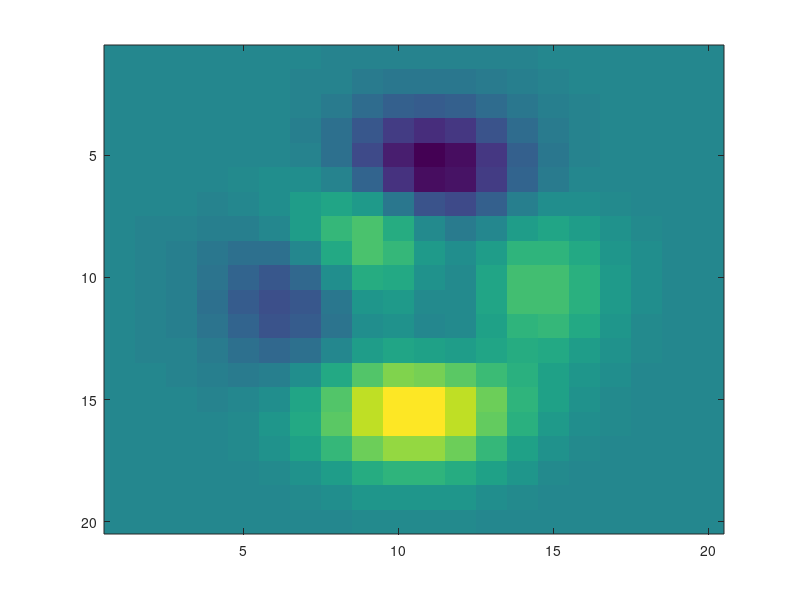
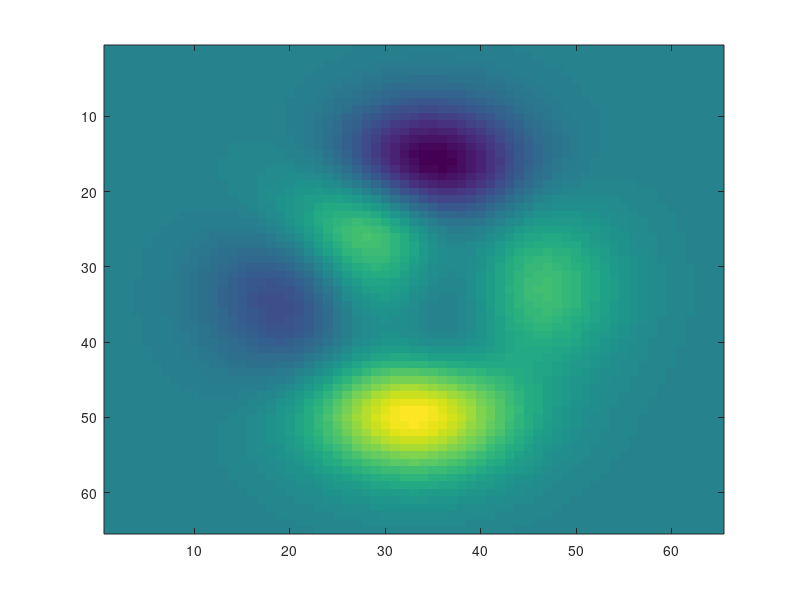

These charts were generated, in order, by the following MATLAB code: (Note: this script raises an error after producing the figures.)
function results = runM35BackendPlannerSmokeTest(outputDirectory)
%RUNM35BACKENDPLANNERSMOKETEST Compile compact auto/vector and auto/hybrid cases.
    repositoryRoot=fileparts(fileparts(mfilename('fullpath')));
    if nargin<1,outputDirectory=fullfile(repositoryRoot,'.audit','m35-planner-smoke');end
    addpath(fullfile(repositoryRoot,'src'));
    if exist(outputDirectory,'dir')==7,rmdir(outputDirectory,'s');end,mkdir(outputDirectory);
    small=figure('Visible','off');smallAxes=axes('Parent',small);imagesc(smallAxes,peaks(20));
    dense=figure('Visible','off');denseAxes=axes('Parent',dense);imagesc(denseAxes,peaks(65));
    cleanup=onCleanup(@()closeFigures([small dense]));
    results.small=m2t.export(small,fullfile(outputDirectory,'small'),'ImageBackend','auto');
    results.dense=m2t.export(dense,fullfile(outputDirectory,'dense'),'ImageBackend','auto');
    if ~(results.small.success&&results.dense.success&& ...
            strcmp(results.small.render.imageBackend.selected,'vector')&& ...
            strcmp(results.small.render.imageBackend.reason,'small_scalar_image')&& ...
            isempty(results.small.render.assets)&&exist(results.small.pdfPath,'file')==2&& ...
            strcmp(results.dense.render.imageBackend.selected,'hybrid')&& ...
            strcmp(results.dense.render.imageBackend.reason,'dense_scalar_image')&& ...
            numel(results.dense.render.assets)==1&&exist(results.dense.render.assets{1},'file')==2&& ...
            exist(results.dense.pdfPath,'file')==2)
        error('M2T:M35PlannerSmokeFailed','Hosted M3.5 planner smoke failed.');
    end
    clear cleanup;
end
function closeFigures(figures),for k=1:numel(figures),if ishandle(figures(k)),close(figures(k));end,end,end
